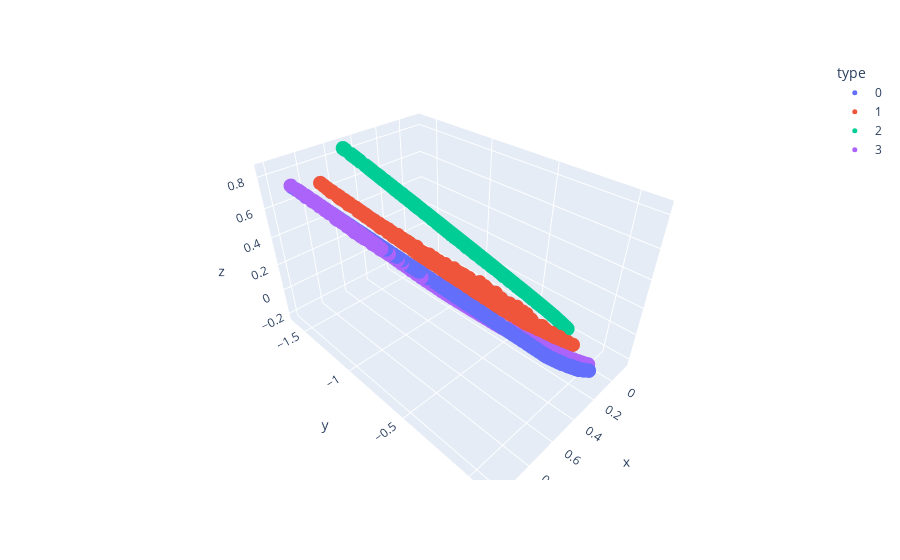

Notebook cell for this chart:
### Code cell
df = pd.DataFrame(np.concatenate(pred_points, axis=0), columns=['x', 'y', 'z'])
df['type'] = sum([[f'{i}']*1000 for i in range(extra_modes+1)], [])
fig = px.scatter_3d(df, x='x', y='y', z='z', color='type')
fig.update_traces(marker={'size': 5})
fig.show()

### Figure 1 — Plotly figure (JSON) as saved in the notebook; plotly's stock layout.template omitted (floating-point values rounded to 4 significant figures; data arrays with more than 128 entries replaced by an {"elided": "..."} marker saying what was removed)
{"data": [{"hovertemplate": "type=0<br>x=%{x}<br>y=%{y}<br>z=%{z}<extra></extra>", "legendgroup": "0", "marker": {"color": "#636efa", "size": 5, "symbol": "circle"}, "mode": "markers", "name": "0", "scene": "scene", "showlegend": true, "type": "scatter3d", "x": {"elided": "1000 float values"}, "y": {"elided": "1000 float values"}, "z": {"elided": "1000 float values"}}, {"hovertemplate": "type=1<br>x=%{x}<br>y=%{y}<br>z=%{z}<extra></extra>", "legendgroup": "1", "marker": {"color": "#EF553B", "size": 5, "symbol": "circle"}, "mode": "markers", "name": "1", "scene": "scene", "showlegend": true, "type": "scatter3d", "x": {"elided": "1000 float values"}, "y": {"elided": "1000 float values"}, "z": {"elided": "1000 float values"}}, {"hovertemplate": "type=2<br>x=%{x}<br>y=%{y}<br>z=%{z}<extra></extra>", "legendgroup": "2", "marker": {"color": "#00cc96", "size": 5, "symbol": "circle"}, "mode": "markers", "name": "2", "scene": "scene", "showlegend": true, "type": "scatter3d", "x": {"elided": "1000 float values"}, "y": {"elided": "1000 float values"}, "z": {"elided": "1000 float values"}}, {"hovertemplate": "type=3<br>x=%{x}<br>y=%{y}<br>z=%{z}<extra></extra>", "legendgroup": "3", "marker": {"color": "#ab63fa", "size": 5, "symbol": "circle"}, "mode": "markers", "name": "3", "scene": "scene", "showlegend": true, "type": "scatter3d", "x": {"elided": "1000 float values"}, "y": {"elided": "1000 float values"}, "z": {"elided": "1000 float values"}}], "layout": {"legend": {"title": {"text": "type"}, "tracegroupgap": 0}, "margin": {"t": 60}, "scene": {"domain": {"x": [0, 1], "y": [0, 1]}, "xaxis": {"title": {"text": "x"}}, "yaxis": {"title": {"text": "y"}}, "zaxis": {"title": {"text": "z"}}}}}
